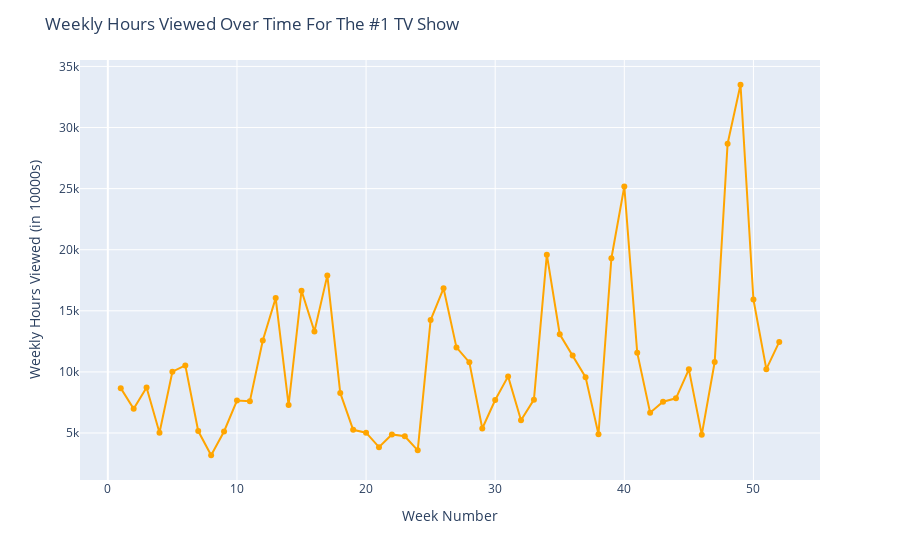

Notebook source saved alongside this figure:
### Code cell
import plotly.express as px


fig = px.line(df1, x='week_number', y='weekly_hours_viewed/10000', markers=True, line_shape='linear', hover_data=['show_title'])

# Customize axis labels and title
fig.update_layout(
    xaxis_title='Week Number',
    yaxis_title='Weekly Hours Viewed (in 10000s)',
    title='Weekly Hours Viewed Over Time For The #1 TV Show'
)

fig.update_traces(hovertemplate='Title: %{customdata[0]}')
fig.update_traces(line_color = 'orange')

# Show the plot
fig.show()

### Figure 1 — Plotly figure (JSON) as saved in the notebook; plotly's stock layout.template omitted (floating-point values rounded to 4 significant figures)
{"data": [{"customdata": [["Sex/Life"], ["Sex/Life"], ["Virgin River"], ["Never Have I Ever"], ["Outer Banks"], ["Outer Banks"], ["Outer Banks"], ["Outer Banks"], ["Clickbait"], ["Clickbait"], ["Lucifer"], ["Sex Education"], ["Sex Education"], ["Sex Education"], ["Maid"], ["You"], ["You"], ["You"], ["You"], ["Narcos: Mexico"], ["Arcane"], ["True Story"], ["Lost in Space"], ["Lost in Space"], ["The Witcher"], ["The Witcher"], ["Cobra Kai"], ["Cobra Kai"], ["Stay Close"], ["Ozark"], ["Ozark"], ["The Woman in the House Across the Street from the Girl in the Window"], ["Inventing Anna"], ["Inventing Anna"], ["Inventing Anna"], ["Vikings: Valhalla"], ["PIECES OF HER"], ["The Last Kingdom"], ["Bridgerton"], ["Bridgerton"], ["Bridgerton"], ["Bridgerton"], ["Anatomy of a Scandal"], ["Ozark"], ["Ozark"], ["Ozark"], ["The Lincoln Lawyer"], ["Stranger Things"], ["Stranger Things"], ["Stranger Things"], ["Stranger Things"], ["The Umbrella Academy"]], "hovertemplate": "Title: %{customdata[0]}", "legendgroup": "", "line": {"color": "orange", "dash": "solid", "shape": "linear"}, "marker": {"symbol": "circle"}, "mode": "markers+lines", "name": "", "orientation": "v", "showlegend": false, "x": [1, 2, 3, 4, 5, 6, 7, 8, 9, 10, 11, 12, 13, 14, 15, 16, 17, 18, 19, 20, 21, 22, 23, 24, 25, 26, 27, 28, 29, 30, 31, 32, 33, 34, 35, 36, 37, 38, 39, 40, 41, 42, 43, 44, 45, 46, 47, 48, 49, 50, 51, 52], "xaxis": "x", "y": [8673, 6986, 8727, 5019, 10016, 10533, 5160, 3180, 5128, 7654, 7594, 12577, 16042, 7287, 16652, 13312, 17900, 8279, 5259, 5029, 3842, 4885, 4738, 3582, 14243, 16846, 12006, 10781, 5372, 7701, 9634, 6048, 7731, 19597, 13080, 11338, 9572, 4895, 19302, 25174, 11575, 6661, 7556, 7840, 10212, 4862, 10809, 28679, 33501, 15924, 10226, 12453], "yaxis": "y", "type": "scatter"}], "layout": {"xaxis": {"anchor": "y", "domain": [0, 1], "title": {"text": "Week Number"}}, "yaxis": {"anchor": "x", "domain": [0, 1], "title": {"text": "Weekly Hours Viewed (in 10000s)"}}, "legend": {"tracegroupgap": 0}, "margin": {"t": 60}, "title": {"text": "Weekly Hours Viewed Over Time For The #1 TV Show"}}}
